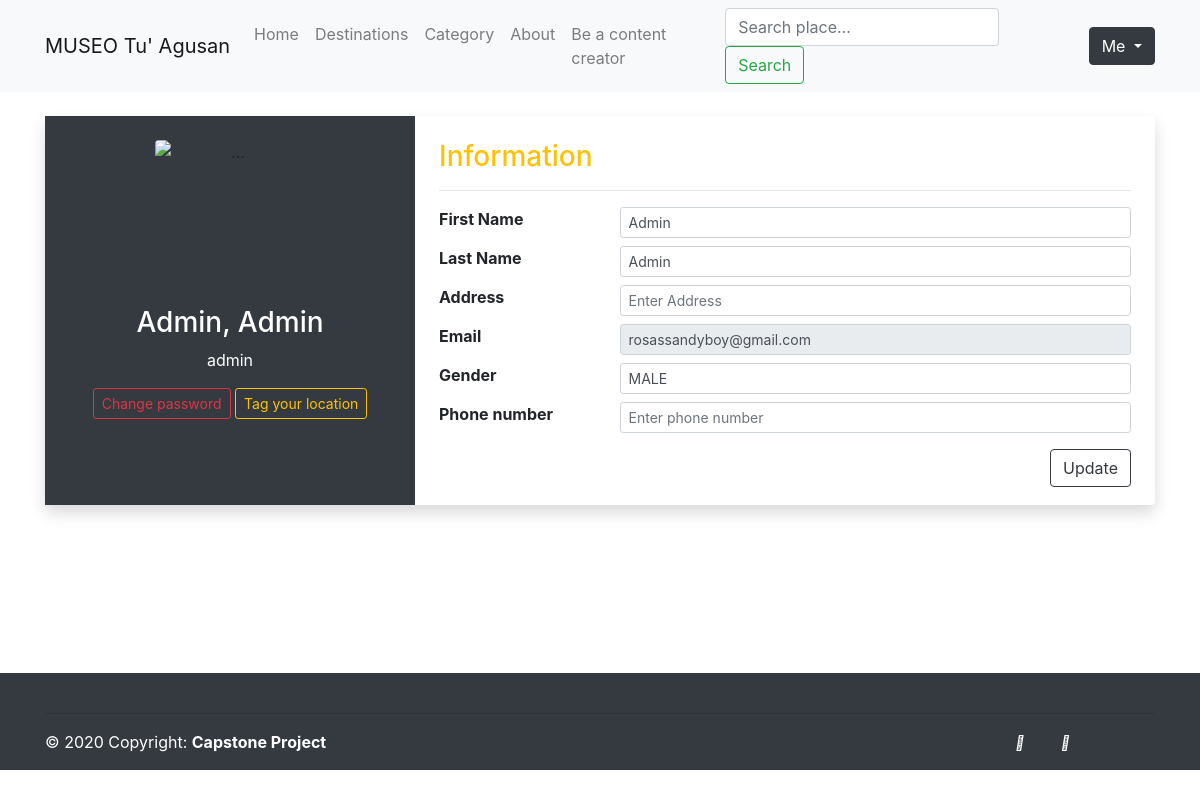
The app's page /profile (signed in) with its own data.
### home/models.py (models this page shows)
class User(AbstractUser):
    is_member = models.BooleanField(default=True)
    phone_number = models.CharField(max_length=15, null=True, blank=True)
    gender = models.CharField(max_length=15, choices=GENDER, null=True, blank=True)
    address = models.TextField(null=True, blank=True)
    email_verified = models.BooleanField(default=False)
    email_verification_token = models.CharField(max_length=15, null=True, blank=True)
    def get_full_name(self):
        return "{}, {}".format(self.first_name,self.last_name)
    def get_name_is_empty(self):
        if not self.first_name or not self.last_name:
            return False
        return True

### home/views.py (the view, shortened to what this page needs)
# urls.py: path('profile', Profile.as_view(), name="profile"),
@method_decorator([], name='dispatch')
class Profile(View):
    template_name = "home/profile.html"
    def get(self, request, *args, **kwargs):
        if not request.user.get_name_is_empty():
            messages.warning(request, "Please complete your profile")
        profile_info = {}
        profile_info['First Name'] = {'value': request.user.first_name if request.user.first_name != "None" else "",
                                   'placeholder': "Enter First name"}
        profile_info['Last Name'] = {'value': request.user.last_name if request.user.last_name != "None" else "",
                                      'placeholder': "Enter Last name"}
        profile_info['Address'] = {'value': request.user.address if request.user.address != "None" else "", 'placeholder': "Enter Address"}
        profile_info['Email'] = {'value': request.user.email if request.user.email != "None" else "", 'placeholder': "Enter Email"}
        profile_info['Gender'] = {'value': request.user.gender if request.user.gender != "None" else "", 'placeholder': "Enter Gender (MALE/FEMALE)"}
        profile_info['Phone number'] = {'value': request.user.phone_number if request.user.phone_number != "None" else "", 'placeholder': "Enter phone number"}
        context = {
            'profile_info': profile_info
        }
        return render(request, self.template_name, context)

### templates/home/profile.html (shortened to what this page needs)
{% extends 'home/base.html' %}
{% block content %}
<br>
<div class="shadow bg-white rounded">
  <div class="row no-gutters">
    <div class="col-md-4 bg-dark">
      <div class="p-4 text-center ">
        <img src="https://i2.wp.com/airlinkflight.org/wp-content/uploads/2019/02/male-placeholder-image.jpeg?ssl=1" width="150px" height="150px" class="rounded mx-auto d-block" alt="...">
        <h3 class="mt-3 text-white">{{request.user.get_full_name}}</h3>
        <p class="text-white">{{request.user.username}}</p>
          <a href="{% url 'home:change_password' %}" class="btn btn-sm btn-outline-danger">Change password</a>
         <a href="/admin" class="btn btn-sm btn-outline-warning">Tag your location</a>
      </div>
    </div>
    <div class="col-md-8">
      <div class="p-4">
        <form method="post">
        <h3 class="text-warning">Information</h3>
        <hr>
          {% for key, value  in profile_info.items %}
            <div class="row mt-2">
              <div class="col-md-3">
                <strong>{{key}}</strong>
              </div>
              <div class="col-md-9">
                <input type="text" name="{{key}}" placeholder="{{value.placeholder}}" class="form-control form-control-sm" {% if key == "Email" %} disabled {% endif %} value="{{value.value}}"/>
              </div>
            </div>
          {% endfor %}
      <button type="submit" class="mt-3 pull-right btn btn-outline-dark">Update</button>
          <br>
          <br>
        </form>
      </div>
    </div>
  </div>
</div>
<br>
<br>
<br>
<br>
<br>
<br>
<br>
{% endblock %}

### records on screen
User: user.get_full_name "Admin, Admin", user.username "admin", value "Admin" "Admin" "rosassandyboy@gmail.com" "MALE"

### other values on screen
{{ key }} "First Name" "Last Name" "Address" "Email" "Gender" "Phone number"
